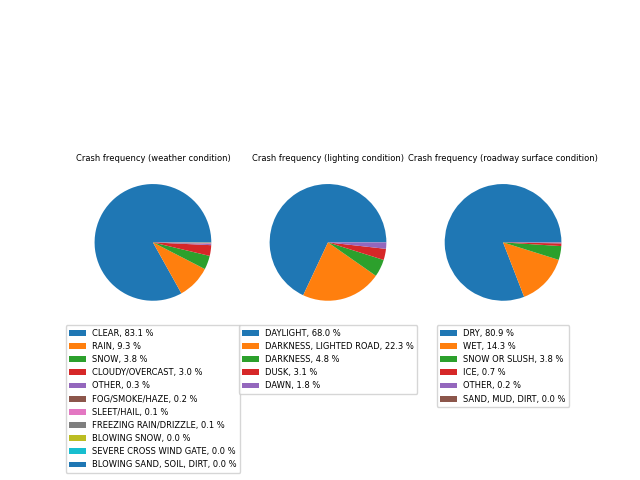

Recreate this plot in Python.
'''plot.py Plot loads data from the clean csv file and produces a plot that is saved.
'''

#standard imports
import pandas as pd
import matplotlib.pyplot as plt


def plot(df):
  '''plot(df) takes as input a clean dataframe and generates a plot. The 
  style of the plot and variables are up to you.
  '''
  
  wc = cdf['WEATHER_CONDITION'].value_counts().rename_axis('weather_cond').reset_index(name='counts')
  lc = cdf['LIGHTING_CONDITION'].value_counts().rename_axis('lighting_cond').reset_index(name='counts')
  rc = cdf['ROADWAY_SURFACE_COND'].value_counts().rename_axis('road_cond').reset_index(name='counts')

  fig, (ax1, ax2, ax3) = plt.subplots(1, 3)
  ax1.pie(wc['counts'])
  ax1.set_title('Crash frequency (weather condition)', fontsize=6)
  ax2.pie(lc['counts'])
  ax2.set_title('Crash frequency (lighting condition)', fontsize=6)
  ax3.pie(rc['counts'])
  ax3.set_title('Crash frequency (roadway surface condition)', fontsize=6)

  legend_1 = ax1.legend(bbox_to_anchor= (0.5, -0.04), prop={'size': 6}, loc='upper center', labels=['%s, %1.1f %%' % (l, s) for l, s in zip(wc['weather_cond'], wc['counts'] * 100 / sum(wc['counts']))])
  legend_2 = ax2.legend(bbox_to_anchor= (0.5, -0.04), prop={'size': 6}, loc='upper center', labels=['%s, %1.1f %%' % (l, s) for l, s in zip(lc['lighting_cond'], lc['counts'] * 100 / sum(lc['counts']))])
  legend_3 = ax3.legend(bbox_to_anchor= (0.5, -0.04), prop={'size': 6}, loc='upper center', labels=['%s, %1.1f %%' % (l, s) for l, s in zip(rc['road_cond'], rc['counts'] * 100 / sum(rc['counts']))])

  return plt



#The main() function  of this program
if __name__ == "__main__":
    cdf = pd.read_csv('clean.csv')
    plot(cdf)
    plt.savefig('plot_2.png')
